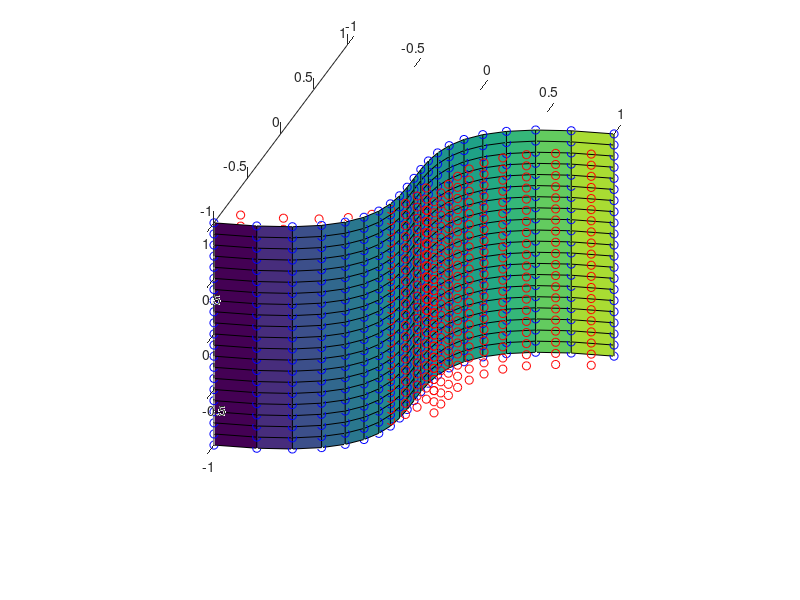

The MATLAB source for this figure: (Note: this script raises an error after producing the figure.)
% Compute TPS interpolation and deform the surface given all points on the
% surface as control points.

figure(1); clf; hold on;
axis equal;
axis([-1 1 -1 1 -1 1]);
set(gcf, 'renderer', 'opengl');
set(gca, 'CameraPosition', [-400 400 200]);

[X, Y] = meshgrid(-1:0.1:1, -1:0.1:1);
Z = repmat((-1:0.1:1).^(3), [21 1]);

XYZ = cat(3, X, Y, Z);

point_ind = 1:441;

control_points = [X(point_ind);Y(point_ind);Z(point_ind)]';

d1 = [0.2, 0.05, 0.1];
d2 = [-0.1, -0.05, 0.2];
displacements = [repmat(d1, [200 1]); repmat(d2, [241 1])];

surface(X, Y, Z);

drawPoint3d(control_points, 'color', 'blue');
drawPoint3d(control_points + displacements, 'color', 'red');

[mapping_coeffs, poly_coeffs] = ...
    find_tps_coefficients(control_points, displacements)

[fX, fY, fZ] = deform_surface_tps(X, Y, Z, control_points, mapping_coeffs, poly_coeffs);
surface(fX, fY, fZ);
